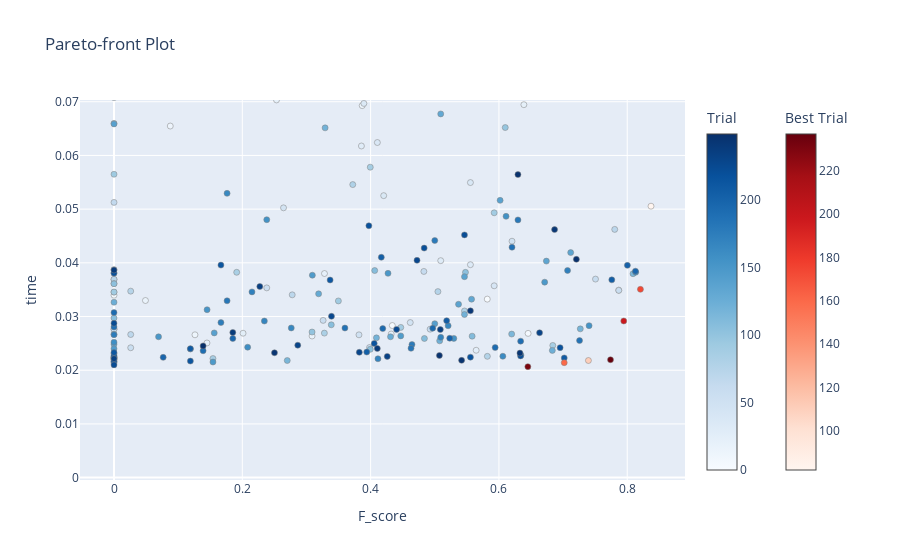

Write notebook code for a chart like this one.
### Code cell
optuna.visualization.plot_pareto_front(study, target_names=["F_score", "time"])

### Figure 1 — Plotly figure (JSON) as saved in the notebook; plotly's stock layout.template omitted (floating-point values rounded to 4 significant figures; data arrays with more than 128 entries replaced by an {"elided": "..."} marker saying what was removed)
{"data": [{"hovertemplate": "%{text}<extra>Trial</extra>", "marker": {"color": {"elided": "243 int values"}, "colorbar": {"title": {"text": "Trial"}}, "colorscale": [[0, "rgb(247,251,255)"], [0.125, "rgb(222,235,247)"], [0.25, "rgb(198,219,239)"], [0.375, "rgb(158,202,225)"], [0.5, "rgb(107,174,214)"], [0.625, "rgb(66,146,198)"], [0.75, "rgb(33,113,181)"], [0.875, "rgb(8,81,156)"], [1, "rgb(8,48,107)"]], "line": {"color": "Grey", "width": 0.5}}, "mode": "markers", "showlegend": false, "text": {"elided": "243 str values"}, "type": "scatter", "x": {"elided": "243 float values"}, "y": {"elided": "243 float values"}}, {"hovertemplate": "%{text}<extra>Best Trial</extra>", "marker": {"color": [82, 111, 160, 174, 199, 231, 237], "colorbar": {"title": {"text": "Best Trial"}, "x": 1.1, "xpad": 40, "y": 0.5}, "colorscale": [[0, "rgb(255,245,240)"], [0.125, "rgb(254,224,210)"], [0.25, "rgb(252,187,161)"], [0.375, "rgb(252,146,114)"], [0.5, "rgb(251,106,74)"], [0.625, "rgb(239,59,44)"], [0.75, "rgb(203,24,29)"], [0.875, "rgb(165,15,21)"], [1, "rgb(103,0,13)"]], "line": {"color": "Grey", "width": 0.5}}, "mode": "markers", "showlegend": false, "text": ["{<br>  \"number\": 82,<br>  \"values\": [<br>    0.8370312306715131,<br>    0.05054703333401752<br>  ],<br>  \"params\": {<br>    \"stft_window_sec\": 3.188358786262087,<br>    \"stft_overlap\": 0.711996622426708,<br>    \"minSNR\": 9.627310323797623,<br>    \"stationary_frame_sec\": 810.7726098279687,<br>    \"cluster_size_t_sec\": 1.0099363516477107,<br>    \"cluster_distance_t_sec\": 2.2324611046922738,<br>    \"cluster_size_f_Hz\": 1.6938856408444392,<br>    \"cluster_distance_f_Hz\": 7.206411706274651<br>  }<br>}", "{<br>  \"number\": 111,<br>  \"values\": [<br>    0.739464859801202,<br>    0.021812099999503214<br>  ],<br>  \"params\": {<br>    \"stft_window_sec\": 1.6879546515505166,<br>    \"stft_overlap\": 0.2850817683743029,<br>    \"minSNR\": 8.697776667712489,<br>    \"stationary_frame_sec\": 1730.2185956815479,<br>    \"cluster_size_t_sec\": 0.06493215724680423,<br>    \"cluster_distance_t_sec\": 0.6932536058798339,<br>    \"cluster_size_f_Hz\": 6.38439260131527,<br>    \"cluster_distance_f_Hz\": 18.11299145687676<br>  }<br>}", "{<br>  \"number\": 160,<br>  \"values\": [<br>    0.7017974719775006,<br>    0.021410166667010344<br>  ],<br>  \"params\": {<br>    \"stft_window_sec\": 1.9380220073357783,<br>    \"stft_overlap\": 0.3268429332917654,<br>    \"minSNR\": 9.194267919992086,<br>    \"stationary_frame_sec\": 3203.8213662088256,<br>    \"cluster_size_t_sec\": 1.7365293926743997,<br>    \"cluster_distance_t_sec\": 2.4872907910045132,<br>    \"cluster_size_f_Hz\": 6.38439260131527,<br>    \"cluster_distance_f_Hz\": 13.213279914563206<br>  }<br>}", "{<br>  \"number\": 174,<br>  \"values\": [<br>    0.8205513361274454,<br>    0.03506593333349883<br>  ],<br>  \"params\": {<br>    \"stft_window_sec\": 1.6879546515505166,<br>    \"stft_overlap\": 0.6410913891407053,<br>    \"minSNR\": 9.945232516304921,<br>    \"stationary_frame_sec\": 1225.1661492915541,<br>    \"cluster_size_t_sec\": 0.06493215724680423,<br>    \"cluster_distance_t_sec\": 2.2324611046922738,<br>    \"cluster_size_f_Hz\": 4.533592032607431,<br>    \"cluster_distance_f_Hz\": 7.206411706274651<br>  }<br>}", "{<br>  \"number\": 199,<br>  \"values\": [<br>    0.7946046996751558,<br>    0.02916486666617857<br>  ],<br>  \"params\": {<br>    \"stft_window_sec\": 1.6879546515505166,<br>    \"stft_overlap\": 0.48225740898904734,<br>    \"minSNR\": 4.194752475243824,<br>    \"stationary_frame_sec\": 302.97641739922324,<br>    \"cluster_size_t_sec\": 0.06493215724680423,<br>    \"cluster_distance_t_sec\": 0.7243374882698137,<br>    \"cluster_size_f_Hz\": 6.38439260131527,<br>    \"cluster_distance_f_Hz\": 0.463955515963807<br>  }<br>}", "{<br>  \"number\": 231,<br>  \"values\": [<br>    0.6450752892005271,<br>    0.020668033332791918<br>  ],<br>  \"params\": {<br>    \"stft_window_sec\": 1.875505168389463,<br>    \"stft_overlap\": 0.2877359787263687,<br>    \"minSNR\": 9.945638779233771,<br>    \"stationary_frame_sec\": 2536.360535260475,<br>    \"cluster_size_t_sec\": 1.5184146048822156,<br>    \"cluster_distance_t_sec\": 0.8419093622177722,<br>    \"cluster_size_f_Hz\": 8.863968590550991,<br>    \"cluster_distance_f_Hz\": 20.34507382352514<br>  }<br>}", "{<br>  \"number\": 237,<br>  \"values\": [<br>    0.7739167553509119,<br>    0.021955166666581743<br>  ],<br>  \"params\": {<br>    \"stft_window_sec\": 0.5001347115705235,<br>    \"stft_overlap\": 0.3268429332917654,<br>    \"minSNR\": 8.697776667712489,<br>    \"stationary_frame_sec\": 647.0448292319298,<br>    \"cluster_size_t_sec\": 0.06493215724680423,<br>    \"cluster_distance_t_sec\": 0.28795346715717596,<br>    \"cluster_size_f_Hz\": 4.907776131767921,<br>    \"cluster_distance_f_Hz\": 1.330745845710929<br>  }<br>}"], "type": "scatter", "x": [0.837, 0.7395, 0.7018, 0.8206, 0.7946, 0.6451, 0.7739], "y": [0.05055, 0.02181, 0.02141, 0.03507, 0.02916, 0.02067, 0.02196]}], "layout": {"autosize": true, "title": {"text": "Pareto-front Plot"}, "xaxis": {"autorange": true, "range": [-0.0514, 0.8884], "title": {"text": "F_score"}, "type": "linear"}, "yaxis": {"autorange": false, "range": [-0.0004431, 0.07032], "title": {"text": "time"}, "type": "linear"}}}
